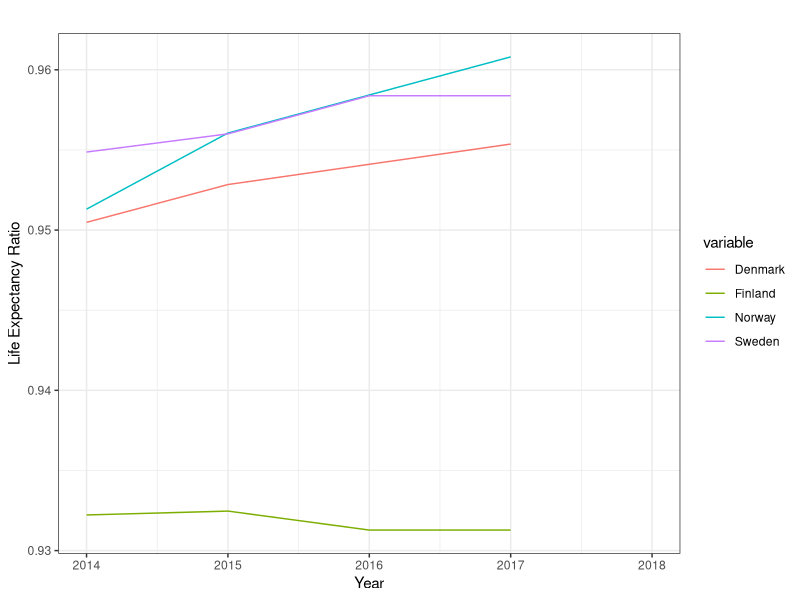
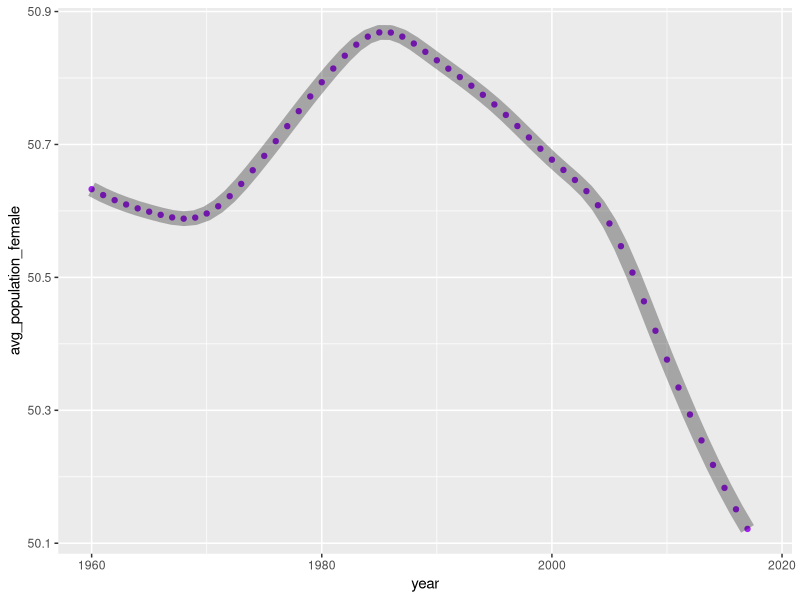
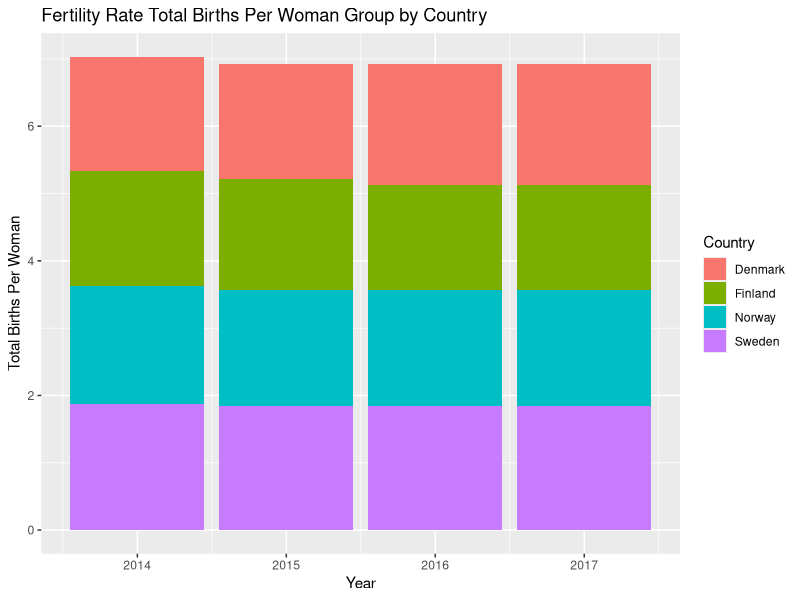
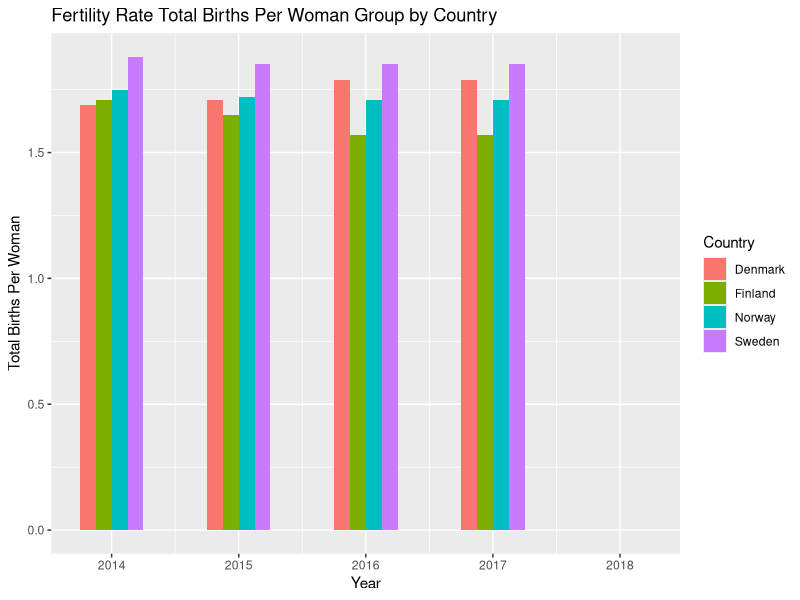

Write the R code that produced these figures, in order.
# install.packages('tidyverse')
# install.packages('lubridate')

library(tidyverse)
library(lubridate)
library(reshape2)
df <- read_csv('nordic_data.csv')

head(df)
summary(df)
str(df)
glimpse(df)

df_example_1 <- df %>%
  group_by(Country_Name) %>%
  summarise(Life_expectancy = max(Life_expectancy_at_birth_female_years_, na.rm = T)) %>%
  arrange(desc(Life_expectancy))
  
df_example_2 <- df %>%
  group_by(year) %>%
  summarise(avg_population_female = mean(Population_female_of_total_)) %>%
  arrange(desc(year))

## how top_n() works, pull versus select
df %>% 
  top_n(20, year) %>% 
  pull(year)

df %>% arrange(year) %>%
  top_n(20,year) %>%
  select(year, Country_Code)

df %>% 
  select(Country_Name, Fertility_rate_total_births_per_woman_, year) %>%
  spread(Country_Name, Fertility_rate_total_births_per_woman_) %>%
  top_n(5, year)


df_example_3 <- df %>% 
  top_n(20, year) %>% # totally hacking here
  group_by(Country_Name, year) %>%
  select(Fertility_rate_total_births_per_woman_) %>%
  spread(Country_Name, Fertility_rate_total_births_per_woman_)

# mutate examples start here
df_example_4 <- df %>%
  select(year, Country_Name, Population_ages_15_64_female, Population_ages_15_64_total, Population_ages_15_64_male) %>%
  na.omit() %>%
  filter(year == max(year)) %>%
  mutate(population_female_from_all = Population_ages_15_64_female/Population_ages_15_64_total,
         population_male_from_all = Population_ages_15_64_male/Population_ages_15_64_total) 

df_example_5 <- df %>%
  select(year, Country_Name, Inflation_consumer_prices_annual_) %>%
  spread(Country_Name, Inflation_consumer_prices_annual_) 


df_example_6 <- df %>%
  select(Country_Name, year, Death_rate_crude_per_1_000_people_, Birth_rate_crude_per_1_000_people_) %>%
  mutate(births_per_death = Birth_rate_crude_per_1_000_people_/Death_rate_crude_per_1_000_people_) %>%
  select(Country_Name, year, births_per_death) %>%
  spread(Country_Name, births_per_death)


df_example_7 <- df %>%
  mutate(life_exp_ratio = Life_expectancy_at_birth_male_years_/Life_expectancy_at_birth_female_years_) %>%
  select(life_exp_ratio, year, Country_Name, Life_expectancy_at_birth_male_years_,Life_expectancy_at_birth_female_years_) %>%
  select(-Life_expectancy_at_birth_male_years_, -Life_expectancy_at_birth_female_years_) %>%
  spread(Country_Name, life_exp_ratio) %>%
  top_n(5, year)


df_example_8 <- df %>%
  select(GDP_growth_annual_, year, Country_Name) %>%
  spread(year, GDP_growth_annual_)


## Visualizations
# Visualization 1 - geom_line
melted_df_example_7 <- melt(df_example_7, id="year") 

plot_1 <- ggplot(data = melted_df_example_7, 
                 aes(x = year, y = value, color = variable)) +
           geom_line()

plot_1 <- plot_1 + theme_bw()
plot_1 <- plot_1 + labs(x = 'Year', 
                        y = 'Life Expectancy Ratio', 
                        title = '')

plot_1

# Visualization 2
plot_2 <- ggplot(df_example_2, 
                       aes(x = year, y = avg_population_female)) +
          geom_point(color = 'purple') + 
          geom_line(size = 5, alpha = 0.3)

plot_2 
#<- plot_2 +
#scale_y_continuous(limits = c())

# Visualization 3 - geom_bar - stacked
melted_df_example_3 <- melt(df_example_3, id="year") 

plot_3 <- ggplot(data = melted_df_example_3, 
                 aes(x = year, y = value)) +
        geom_bar(stat = 'identity', aes(fill = variable))

plot_3 <- plot_3 + 
          theme_gray() +
          labs(x = 'Year', 
               y = 'Total Births Per Woman', 
               title = 'Fertility Rate Total Births Per Woman Group by Country',
               fill = 'Country')

plot_3


# Visualization 3 - geom_bar - side by side 
plot_4 <- ggplot(data = melted_df_example_3, 
                 aes(x = year, y = value)) +
          geom_bar(stat="identity",
                   aes(fill = variable), width=.5, position = "dodge")  
          


plot_4 <- plot_4 +
          labs(x = 'Year', 
               y = 'Total Births Per Woman', 
               title = 'Fertility Rate Total Births Per Woman Group by Country',
               fill = 'Country')

plot_4